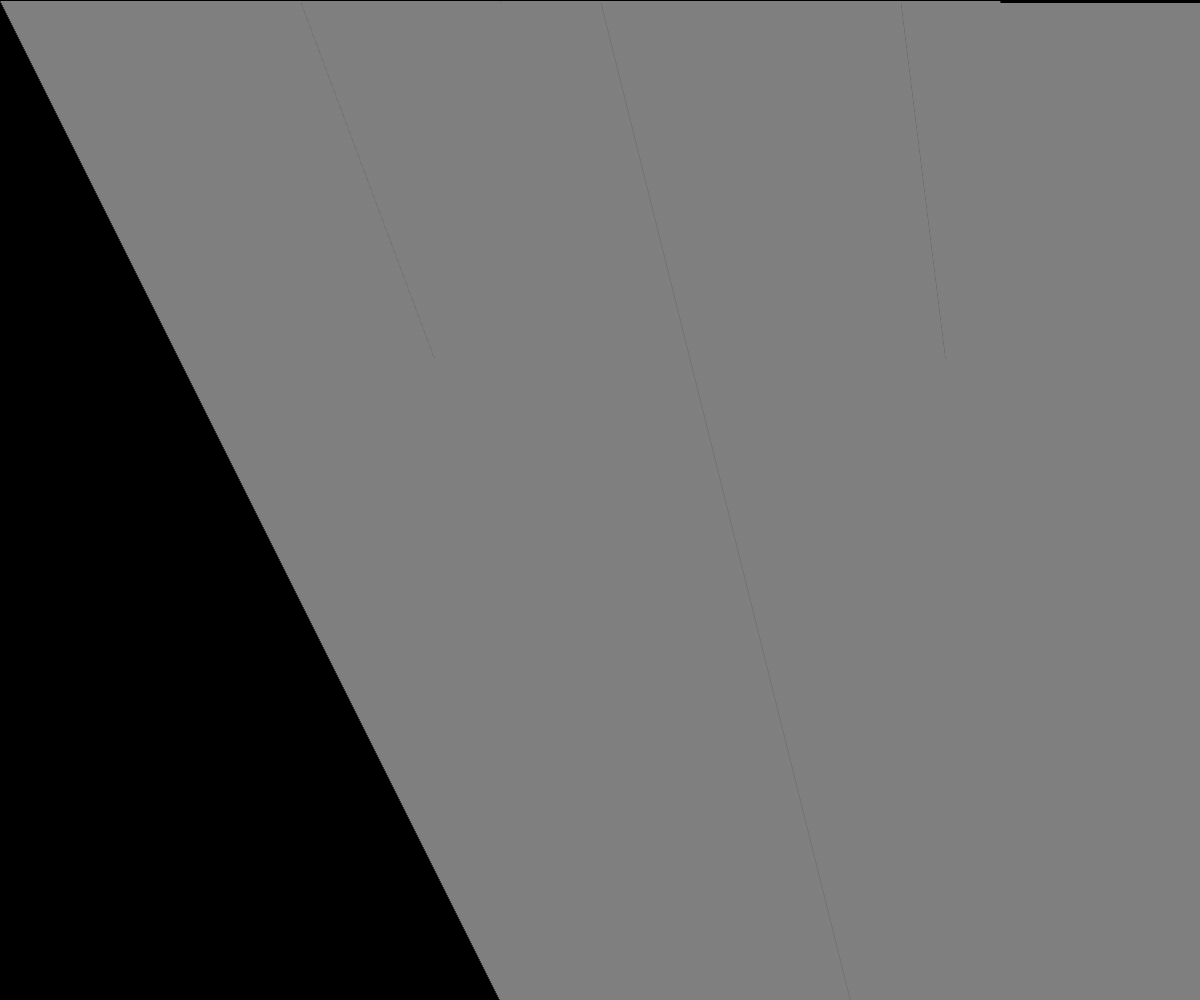
Frame 1 (no input)
Frame 60 (no input): identical to frame 1, image omitted
Frame 120 (the mouse pressed at the canvas centre since frame 60): identical to frame 1, image omitted

The p5.js sketch that drew this single still picture (run headless with seeded random() and noise() and a simulated clock; from frame 60 on, the mouse is pressed at the canvas centre):

// p5.js sketch
// ── sketch.js
function setup() {
  createCanvas(windowWidth, windowHeight);
  background(0, 0, 0);
  for (let i = 0; i < windowHeight; i++) {
    line(i, 2 * i, 1000 * i, 2* i);
    stroke(255);
  }
}

function draw() {}
